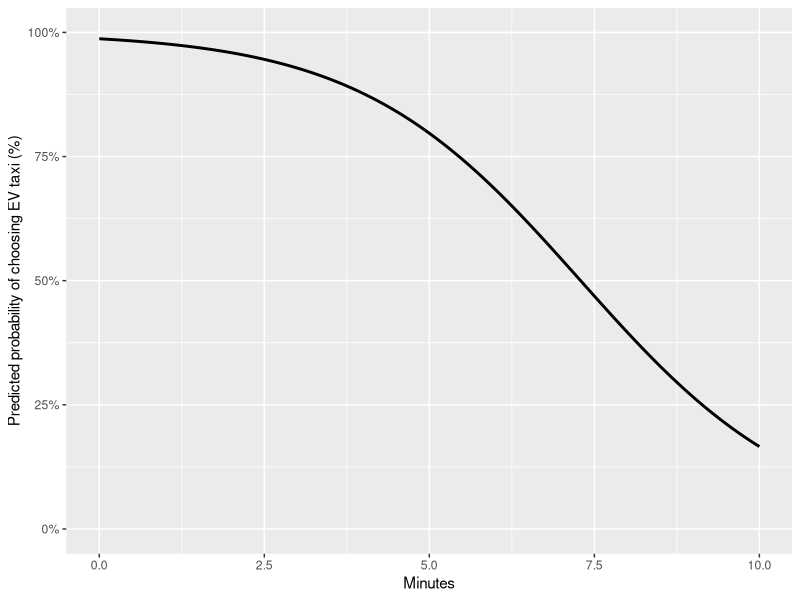

Generate this figure with R:
set.seed(100)
samplesize<-300
onstreet_waitingtime<-runif(samplesize, min=0,max=10)
p0<-0.99
p10<-0.10
intercept_coef<-log(p0/(1-p0))
slope_waitingtime<-(log(p10/(1-p10))-intercept_coef)/10
intercept_coef
slope_waitingtime
logit_value<-intercept_coef+slope_waitingtime*onstreet_waitingtime
p<-1/(1+exp(-logit_value))
choose_EV<-rbinom(samplesize,size=1,prob=p)
EV_data<-data.frame(choose_EV,onstreet_waitingtime)
head(EV_data)
summary(EV_data)
model <- glm(
  choose_EV ~ onstreet_waitingtime,
  data   = EV_data,
  family = binomial(link = "logit")
)
summary(model)
exp(coef(model)["onstreet_waitingtime"])
library(ggplot2)
library(scales)
onstreet_time<-data.frame(onstreet_waitingtime=seq(0,10,length.out=300))
onstreet_time$pred_prob<-predict(model,newdata=onstreet_time,type="response")
ggplot(onstreet_time, aes(x = onstreet_waitingtime, y = pred_prob)) +
  geom_line(size=1) +
  scale_y_continuous(
    labels = percent_format(accuracy = 1),  # show as 0%, 10%, 20%, ...
    limits = c(0, 1)
  ) +
  labs(
    x = "Minutes",
    y = "Predicted probability of choosing EV taxi (%)",
  )
  